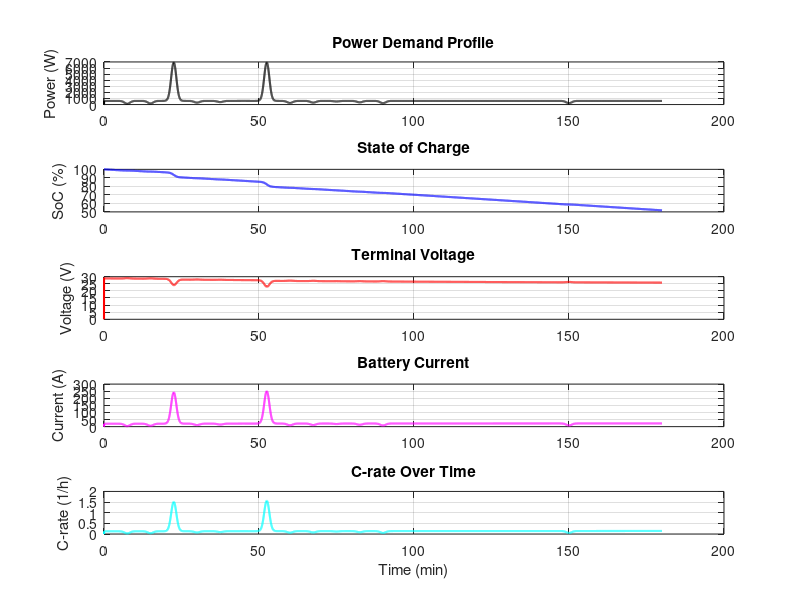

The MATLAB source for this figure:
clc;
clear;

%% Time Parameters
dt = 1;                        % Time step [s]
t_end = 180*60;                % Total simulation time [s] (60 min)
t = 0:dt:t_end;

%% Power Profile
base_power = 540.7 + 0.1*540.7;     % Base power in Watts

% Reduced number of peak events over 3 hours (12 peaks)
t_peaks = [450, 900, 1350, 1800, 2250, 2700, 3150, 3600, 4050, 4500, 4950, 5400, 9000]; % in seconds

% Original peak values
peak_values_orig = [1000, 1500, 6861+0.01*6861, 3000, 4000, 6000, 6861+0.01*6861, 2500, 3000, 5000, 3500, 2000, 2000];

% Copy to new vector
peak_values = peak_values_orig;

% Scale down all peaks except indices 3 and 7
for idx = 1:length(peak_values)
    if idx ~=3 && idx ~=7
        peak_values(idx) = peak_values(idx)*0.1;
    end
end

sigma = 50;  % Width of each peak in seconds

% Start with base power profile
power_profile = base_power * ones(size(t));

% Superimpose each Gaussian peak
for i = 1:length(t_peaks)
    power_profile = power_profile + ...
        (peak_values(i) - base_power) * exp(-0.5 * ((t - t_peaks(i))/sigma).^2);
end

%% Battery Pack Configuration (LiFePO4)
cell_voltage = 24;             % Each battery (nominal)
cell_capacity = 100;           % Ah
usable_capacity_Ah = 0.8 * cell_capacity;  % 80% DoD
num_series = 1;                % 1 battery in series => 24 V
num_parallel = 2;              % 2 batteries in parallel => 200 Ah total

pack_voltage_nom = cell_voltage * num_series;           % 24 V
pack_capacity_Ah = usable_capacity_Ah * num_parallel;   % 160 Ah usable
Q_total = pack_capacity_Ah * 3600;                      % [Coulombs]

% --- Print Battery Pack Specifications ---
fprintf('\n==== BATTERY PACK SPECIFICATIONS ====\n');
fprintf('Battery chemistry     : LiFePO₄\n');
fprintf('Cell voltage          : %.1f V\n', cell_voltage);
fprintf('Cell capacity         : %.0f Ah\n', cell_capacity);
fprintf('Cells in series       : %d\n', num_series);
fprintf('Cells in parallel     : %d\n', num_parallel);
fprintf('Pack nominal voltage  : %.1f V\n', pack_voltage_nom);
fprintf('Pack total capacity   : %.0f Ah\n', pack_capacity_Ah);
fprintf('Pack energy (nominal) : %.0f Wh\n', pack_capacity_Ah * pack_voltage_nom);
fprintf('Total charge capacity : %.0f Coulombs\n', Q_total);

%% Battery Model Parameters
R0 = 0.015;                   % Internal resistance [Ohm]
R1 = 0.004;                  
C1 = 1500;                   % Assumed large for LiFePO₄
voc_min = 22;                % Cutoff voltage for 24V pack

% --- Print Electrical Model Parameters ---
fprintf('\n---- ELECTRICAL MODEL PARAMETERS ----\n');
fprintf('Internal resistance R0: %.4f Ohm\n', R0);
fprintf('RC resistance R1      : %.4f Ohm\n', R1);
fprintf('RC capacitance C1     : %.0f F\n', C1);
fprintf('Voltage cutoff (min)  : %.1f V\n', voc_min);
fprintf('=====================================\n\n');

%% Energy Density and Mass Estimation
energy_density_Wh_per_kg = 102.4;  % [Wh/kg]

pack_energy_Wh = pack_capacity_Ah * pack_voltage_nom;  % Total energy [Wh]
battery_mass_kg = pack_energy_Wh / energy_density_Wh_per_kg;

% Print result
fprintf('\n==== MASS ESTIMATION ====\n');
fprintf('Total energy stored    : %.1f Wh\n', pack_energy_Wh);
fprintf('Energy density         : %.1f Wh/kg\n', energy_density_Wh_per_kg);
fprintf('Estimated battery mass : %.1f kg\n', battery_mass_kg);
fprintf('==========================\n\n');

%% Preallocate
soc = ones(size(t));
current = zeros(size(t));
voltage = zeros(size(t));
V_RC = zeros(size(t));
V_oc = zeros(size(t));
c_rate = zeros(size(t));
power_applied = zeros(size(t));

%% V_oc vs SoC Model (from LiFePO4 0.1C curve)
soc_points = linspace(0, 1, 11);  % SoC from 0 to 100%
voc_points = [22.0 24.0 25.0 25.5 25.9 26.2 26.5 26.9 27.5 28.3 29.2];  % [V]
V_ocv_lookup = @(soc_val) interp1(soc_points, voc_points, soc_val, 'linear', 'extrap');

%% Simulation Loop
for k = 2:length(t)
    V_oc(k) = V_ocv_lookup(soc(k-1));

    % Check SoC and voltage limits
    if soc(k-1) <= 0.1 || voltage(k-1) <= voc_min
        power = 0;
    else
        power = power_profile(k);
    end

    power_applied(k) = power;

    % Calculate current
    I = power / max(V_oc(k), 1e-3);
    dV_RC = (-V_RC(k-1) + I * R1) / (R1 * C1) * dt;
    V_RC(k) = V_RC(k-1) + dV_RC;

    V_terminal = V_oc(k) - I * R0 - V_RC(k);

    if V_terminal < voc_min
        V_terminal = voc_min;
        I = 0;
        power_applied(k) = 0;
    end

    % Update SoC
    dQ = I * dt;
    Q_used = (1 - soc(k-1)) * Q_total + dQ;
    soc(k) = max(0, 1 - Q_used / Q_total);

    % Save outputs
    current(k) = I;
    voltage(k) = V_terminal;
    c_rate(k) = current(k) / pack_capacity_Ah;  % [1/h]
end

%% Plot Results
figure;

subplot(5,1,1);
plot(t/60, power_applied, 'k', 'LineWidth', 1.5);
ylabel('Power (W)');
title('Power Demand Profile'); grid on;

subplot(5,1,2);
plot(t/60, soc*100, 'b', 'LineWidth', 1.5);
ylabel('SoC (%)');
title('State of Charge'); grid on;

subplot(5,1,3);
plot(t/60, voltage, 'r', 'LineWidth', 1.5);
ylabel('Voltage (V)');
title('Terminal Voltage'); grid on;

subplot(5,1,4);
plot(t/60, current, 'm', 'LineWidth', 1.5);
ylabel('Current (A)');
title('Battery Current'); grid on;

subplot(5,1,5);
plot(t/60, c_rate, 'c', 'LineWidth', 1.5);
xlabel('Time (min)');
ylabel('C-rate (1/h)');
title('C-rate Over Time'); grid on;

%% Save power profile
power_signal.time = t';
power_signal.signals.values = power_profile';
power_signal.signals.dimensions = 1;
save('power_profile.mat', 'power_signal');
